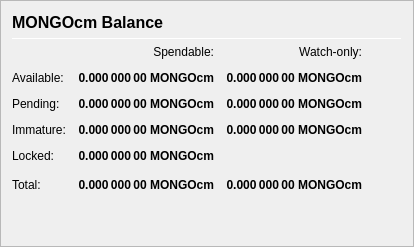
                   <widget class="QFrame" name="frame_Balances">
                    <property name="frameShape">
                     <enum>QFrame::StyledPanel</enum>
                    </property>
                    <property name="frameShadow">
                     <enum>QFrame::Raised</enum>
                    </property>
                    <layout class="QVBoxLayout" name="verticalLayout_4">
                     <item>
                      <layout class="QHBoxLayout" name="horizontalLayout_4">
                       <item>
                        <widget class="QLabel" name="label_5">
                         <property name="minimumSize">
                          <size>
                           <width>0</width>
                           <height>20</height>
                          </size>
                         </property>
                         <property name="font">
                          <font>
                           <pointsize>12</pointsize>
                           <weight>75</weight>
                           <bold>true</bold>
                          </font>
                         </property>
                         <property name="text">
                          <string>MONGOcm Balance</string>
                         </property>
                        </widget>
                       </item>
                       <item>
                        <spacer name="horizontalSpacer_3">
                         <property name="orientation">
                          <enum>Qt::Horizontal</enum>
                         </property>
                         <property name="sizeHint" stdset="0">
                          <size>
                           <width>40</width>
                           <height>20</height>
                          </size>
                         </property>
                        </spacer>
                       </item>
                      </layout>
                     </item>
                     <item>
                      <widget class="Line" name="line_Balance">
                       <property name="minimumSize">
                        <size>
                         <width>0</width>
                         <height>1</height>
                        </size>
                       </property>
                       <property name="maximumSize">
                        <size>
                         <width>16777215</width>
                         <height>1</height>
                        </size>
                       </property>
                       <property name="orientation">
                        <enum>Qt::Horizontal</enum>
                       </property>
                      </widget>
                     </item>
                     <item>
                      <layout class="QGridLayout" name="gridLayout">
                       <property name="spacing">
                        <number>12</number>
                       </property>
                       <item row="0" column="1">
                        <widget class="QLabel" name="labelSpendable">
                         <property name="text">
                          <string>Spendable:</string>
                         </property>
                         <property name="alignment">
                          <set>Qt::AlignRight|Qt::AlignTrailing|Qt::AlignVCenter</set>
                         </property>
                        </widget>
                       </item>
                       <item row="0" column="2">
                        <widget class="QLabel" name="labelWatchonly">
                         <property name="text">
                          <string>Watch-only:</string>
                         </property>
                         <property name="alignment">
                          <set>Qt::AlignRight|Qt::AlignTrailing|Qt::AlignVCenter</set>
                         </property>
                        </widget>
                       </item>
                       <item row="1" column="0">
                        <widget class="QLabel" name="labelBalanceText">
                         <property name="text">
                          <string>Available:</string>
                         </property>
                        </widget>
                       </item>
                       <item row="1" column="1">
                        <widget class="QLabel" name="labelBalance">
                         <property name="font">
                          <font>
                           <weight>75</weight>
                           <bold>true</bold>
                          </font>
                         </property>
                         <property name="cursor">
                          <cursorShape>IBeamCursor</cursorShape>
                         </property>
                         <property name="toolTip">
                          <string>Your current spendable balance</string>
                         </property>
                         <property name="text">
                          <string notr="true">0.000 000 00 MONGOcm</string>
                         </property>
                         <property name="alignment">
                          <set>Qt::AlignRight|Qt::AlignTrailing|Qt::AlignVCenter</set>
                         </property>
                         <property name="textInteractionFlags">
                          <set>Qt::LinksAccessibleByMouse|Qt::TextSelectableByKeyboard|Qt::TextSelectableByMouse</set>
                         </property>
                        </widget>
                       </item>
                       <item row="1" column="2">
                        <widget class="QLabel" name="labelWatchAvailable">
                         <property name="font">
                          <font>
                           <weight>75</weight>
                           <bold>true</bold>
                          </font>
                         </property>
                         <property name="cursor">
                          <cursorShape>IBeamCursor</cursorShape>
                         </property>
                         <property name="toolTip">
                          <string>Your current balance in watch-only addresses</string>
                         </property>
                         <property name="text">
                          <string notr="true">0.000 000 00 MONGOcm</string>
                         </property>
                         <property name="alignment">
                          <set>Qt::AlignRight|Qt::AlignTrailing|Qt::AlignVCenter</set>
                         </property>
                         <property name="textInteractionFlags">
                          <set>Qt::LinksAccessibleByMouse|Qt::TextSelectableByKeyboard|Qt::TextSelectableByMouse</set>
                         </property>
                        </widget>
                       </item>
                       <item row="2" column="0">
                        <widget class="QLabel" name="labelPendingText">
                         <property name="text">
                          <string>Pending:</string>
                         </property>
                        </widget>
                       </item>
                       <item row="2" column="1">
                        <widget class="QLabel" name="labelUnconfirmed">
                         <property name="font">
                          <font>
                           <weight>75</weight>
                           <bold>true</bold>
                          </font>
                         </property>
                         <property name="cursor">
                          <cursorShape>IBeamCursor</cursorShape>
                         </property>
                         <property name="toolTip">
                          <string>Total of transactions that have yet to be confirmed, and do not yet count toward the spendable balance</string>
                         </property>
                         <property name="text">
                          <string notr="true">0.000 000 00 MONGOcm</string>
                         </property>
                         <property name="alignment">
                          <set>Qt::AlignRight|Qt::AlignTrailing|Qt::AlignVCenter</set>
                         </property>
                         <property name="textInteractionFlags">
                          <set>Qt::LinksAccessibleByMouse|Qt::TextSelectableByKeyboard|Qt::TextSelectableByMouse</set>
                         </property>
                        </widget>
                       </item>
                       <item row="2" column="2">
                        <widget class="QLabel" name="labelWatchPending">
                         <property name="font">
                          <font>
                           <weight>75</weight>
                           <bold>true</bold>
                          </font>
                         </property>
                         <property name="cursor">
                          <cursorShape>IBeamCursor</cursorShape>
                         </property>
                         <property name="toolTip">
                          <string>Unconfirmed transactions to watch-only addresses</string>
                         </property>
                         <property name="text">
                          <string notr="true">0.000 000 00 MONGOcm</string>
                         </property>
                         <property name="alignment">
                          <set>Qt::AlignRight|Qt::AlignTrailing|Qt::AlignVCenter</set>
                         </property>
                         <property name="textInteractionFlags">
                          <set>Qt::LinksAccessibleByMouse|Qt::TextSelectableByKeyboard|Qt::TextSelectableByMouse</set>
                         </property>
                        </widget>
                       </item>
                       <item row="3" column="0">
                        <widget class="QLabel" name="labelImmatureText">
                         <property name="text">
                          <string>Immature:</string>
                         </property>
                        </widget>
                       </item>
                       <item row="3" column="1">
                        <widget class="QLabel" name="labelImmature">
                         <property name="font">
                          <font>
                           <weight>75</weight>
                           <bold>true</bold>
                          </font>
                         </property>
                         <property name="cursor">
                          <cursorShape>IBeamCursor</cursorShape>
                         </property>
                         <property name="toolTip">
                          <string>Staked or masternode rewards that has not yet matured</string>
                         </property>
                         <property name="text">
                          <string notr="true">0.000 000 00 MONGOcm</string>
                         </property>
                         <property name="alignment">
                          <set>Qt::AlignRight|Qt::AlignTrailing|Qt::AlignVCenter</set>
                         </property>
                         <property name="textInteractionFlags">
                          <set>Qt::LinksAccessibleByMouse|Qt::TextSelectableByKeyboard|Qt::TextSelectableByMouse</set>
                         </property>
                        </widget>
                       </item>
                       <item row="3" column="2">
                        <widget class="QLabel" name="labelWatchImmature">
                         <property name="font">
                          <font>
                           <weight>75</weight>
                           <bold>true</bold>
                          </font>
                         </property>
                         <property name="cursor">
                          <cursorShape>IBeamCursor</cursorShape>
                         </property>
                         <property name="toolTip">
                          <string>Staked or masternode rewards in watch-only addresses that has not yet matured</string>
                         </property>
                         <property name="text">
                          <string notr="true">0.000 000 00 MONGOcm</string>
                         </property>
                         <property name="alignment">
                          <set>Qt::AlignRight|Qt::AlignTrailing|Qt::AlignVCenter</set>
                         </property>
                         <property name="textInteractionFlags">
                          <set>Qt::LinksAccessibleByMouse|Qt::TextSelectableByKeyboard|Qt::TextSelectableByMouse</set>
                         </property>
                        </widget>
                       </item>
                       <item row="4" column="0">
                        <widget class="QLabel" name="labelLockedBalanceText">
                         <property name="toolTip">
                          <string>Locked MONGOcm or Masternode collaterals. These are excluded from zMONGOCM minting.</string>
                         </property>
                         <property name="text">
                          <string>Locked:</string>
                         </property>
                        </widget>
                       </item>
                       <item row="4" column="1">
                        <widget class="QLabel" name="labelLockedBalance">
                         <property name="font">
                          <font>
                           <weight>75</weight>
                           <bold>true</bold>
                          </font>
                         </property>
                         <property name="cursor">
                          <cursorShape>IBeamCursor</cursorShape>
                         </property>
                         <property name="toolTip">
                          <string>Locked MONGOcm or Masternode collaterals. These are excluded from zMONGOCM minting.</string>
                         </property>
                         <property name="text">
                          <string notr="true">0.000 000 00 MONGOcm</string>
                         </property>
                         <property name="alignment">
                          <set>Qt::AlignRight|Qt::AlignTrailing|Qt::AlignVCenter</set>
                         </property>
                         <property name="textInteractionFlags">
                          <set>Qt::LinksAccessibleByMouse|Qt::TextSelectableByKeyboard|Qt::TextSelectableByMouse</set>
                         </property>
                        </widget>
                       </item>
                       <item row="5" column="0">
                        <widget class="QLabel" name="labelTotalText">
                         <property name="toolTip">
                          <string>Your current MONGOcm balance, unconfirmed and immature transactions included</string>
                         </property>
                         <property name="text">
                          <string>Total:</string>
                         </property>
                        </widget>
                       </item>
                       <item row="5" column="1">
                        <widget class="QLabel" name="labelTotal">
                         <property name="font">
                          <font>
                           <weight>75</weight>
                           <bold>true</bold>
                          </font>
                         </property>
                         <property name="cursor">
                          <cursorShape>IBeamCursor</cursorShape>
                         </property>
                         <property name="toolTip">
                          <string>Your current MONGOcm balance, unconfirmed and immature transactions included</string>
                         </property>
                         <property name="text">
                          <string notr="true">0.000 000 00 MONGOcm</string>
                         </property>
                         <property name="alignment">
                          <set>Qt::AlignRight|Qt::AlignTrailing|Qt::AlignVCenter</set>
                         </property>
                         <property name="textInteractionFlags">
                          <set>Qt::LinksAccessibleByMouse|Qt::TextSelectableByKeyboard|Qt::TextSelectableByMouse</set>
                         </property>
                        </widget>
                       </item>
                       <item row="5" column="2">
                        <widget class="QLabel" name="labelWatchTotal">
                         <property name="font">
                          <font>
                           <weight>75</weight>
                           <bold>true</bold>
                          </font>
                         </property>
                         <property name="cursor">
                          <cursorShape>IBeamCursor</cursorShape>
                         </property>
                         <property name="toolTip">
                          <string>Current total balance in watch-only addresses</string>
                         </property>
                         <property name="text">
                          <string notr="true">0.000 000 00 MONGOcm</string>
                         </property>
                         <property name="alignment">
                          <set>Qt::AlignRight|Qt::AlignTrailing|Qt::AlignVCenter</set>
                         </property>
                         <property name="textInteractionFlags">
                          <set>Qt::LinksAccessibleByMouse|Qt::TextSelectableByKeyboard|Qt::TextSelectableByMouse</set>
                         </property>
                        </widget>
                       </item>
                       <item row="5" column="3">
                        <spacer name="horizontalSpacer_9">
                         <property name="orientation">
                          <enum>Qt::Horizontal</enum>
                         </property>
                         <property name="sizeHint" stdset="0">
                          <size>
                           <width>40</width>
                           <height>20</height>
                          </size>
                         </property>
                        </spacer>
                       </item>
                      </layout>
                     </item>
                     <item>
                      <spacer name="verticalSpacer_3">
                       <property name="orientation">
                        <enum>Qt::Vertical</enum>
                       </property>
                       <property name="sizeHint" stdset="0">
                        <size>
                         <width>20</width>
                         <height>40</height>
                        </size>
                       </property>
                      </spacer>
                     </item>
                    </layout>
                   </widget>
